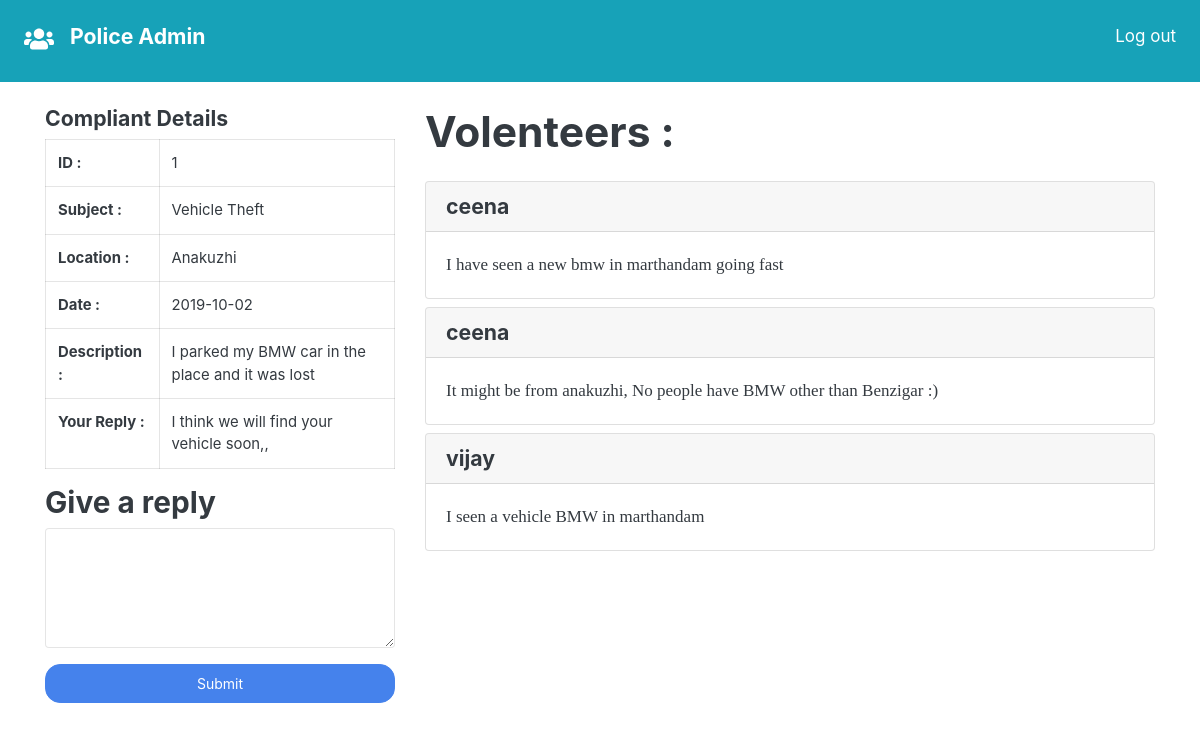
The page /police/complaint.php?id=1 on the database its author committed.
### tables this page shows
CREATE TABLE `complaint` (
  `id` int(11) NOT NULL,
  `userid` int(11) NOT NULL,
  `subject` varchar(30) NOT NULL,
  `location` varchar(30) NOT NULL,
  `date` date NOT NULL,
  `description` varchar(500) NOT NULL,
  `status` varchar(30) NOT NULL,
  `police_msg` varchar(500) NOT NULL
);

CREATE TABLE `volunteers_msg` (
  `id` int(11) NOT NULL,
  `complaintid` int(11) NOT NULL,
  `name` varchar(20) NOT NULL,
  `message` varchar(500) NOT NULL
);

### police/complaint.php (the view, shortened to what this page needs)
<?php
include("../connection.php");
if (isset($_GET['id'])) {
    $id = $_GET['id'];
    mysqli_query($connection, "update complaint set status='Police Seen' where id=$id;");
    $complaint = mysqli_query($connection, "Select id,subject,location,date,description,status,police_msg from complaint where id=$id;");
    $complaint = mysqli_fetch_all($complaint);
    $compliantid = $complaint[0][0];
    $compliantsubject = $complaint[0][1];
    $compliantlocation = $complaint[0][2];
    $compliantdate = $complaint[0][3];
    $compliantdescription = $complaint[0][4];
    $compliantpolice_msg = $complaint[0][6];
    if (isset($_GET['logout'])) {
        header("Location: index.php");
    } else {
        ?>
        <!DOCTYPE html>
        <html lang="en">
        <head>
            <link rel="stylesheet" href="../bootstrap.min.css">
        </head>
        <body>
            <div class="d-flex p-4 justify-content-between bg-info text-white">
                <div class="d-flex">
                    <a href="home.php">
                    </a>
                    <h5 class="ml-3 text-white">
                        Police Admin
                    </h5>
                </div>
                <div>
                    <a href="home.php?logout=1&id=<?php echo $_GET['id'] ?>" class="text-white">Log out</a>
                </div>
            </div>
            <div class="container mt-4">
                <div class="row">
                    <div class="col-4">
                        <h5>Compliant Details</h5>
                        <table class="table table-bordered">
                            <tr>
                                <th>
                                    ID :
                                </th>
                                <td>
                                    <?php echo $id; ?>
                                </td>
                            </tr>
                            <tr>
                                <th>
                                    Subject :
                                </th>
                                <td>
                                    <?php echo $compliantsubject; ?>
                                </td>
                            </tr>
                            <tr>
                                <th>
                                    Location :
                                </th>
                                <td>
                                    <?php echo $compliantlocation; ?>
                                </td>
                            </tr>
                            <tr>
                                <th>
                                    Date :
                                </th>
                                <td>
                                    <?php echo $compliantdate; ?>
                                </td>
                            </tr>
                            <tr>
                                <th>
                                    Description :
                                </th>
                                <td>
                                    <?php echo $compliantdescription; ?>
                                </td>
                            </tr>
                            <tr>
                                <th>
                                    Your Reply :
                                </th>
                                <td>
                                    <?php echo $compliantpolice_msg; ?>
                                </td>
                            </tr>
                        </table>
                        <form action="">
                            <h3>Give a reply</h3>
                            <textarea name="reply" id="" class="form-control mb-3" cols="30" rows="4"></textarea>
                            <input type="submit" value="Submit" class="btn btn-primary btn-block">
                        </form>
                    </div>
                    <div class="col-8">
                        <h1 class="mb-4">Volenteers : </h1>
                        <?php
                                $result = mysqli_query($connection, "select name,message from volunteers_msg where complaintid=$compliantid;");
                                while ($row = mysqli_fetch_array($result)) {
                                    echo '
                                            <div class="card mt-2">
                                                <h5 class="card-header">' . $row[0] . '</h5>
                                                <div class="card-body">
                                                    <p class="card-text">' . $row[1] . '</p>
                                                </div>
                                            </div>
                                            ';
                                }
                                ?>
                    </div>
                </div>
            </div>
        </body>
        </html>
<?php
    }
} else {
    header("Location: index.php");
}
?>

### rows shown on the page
complaint: subject "Vehicle Theft", location "Anakuzhi", date "2019-10-02", description "I parked my BMW car in the place and it was lost", police_msg "I think we will find your vehicle soon,,"
volunteers_msg: name "ceena", message "I have seen a new bmw in marthandam going fast"
volunteers_msg: name "ceena", message "It might be from anakuzhi, No people have BMW other than Benzigar :)"
volunteers_msg: name "vijay", message "I seen a vehicle BMW in marthandam"

### other values the page prints
$id "1"
